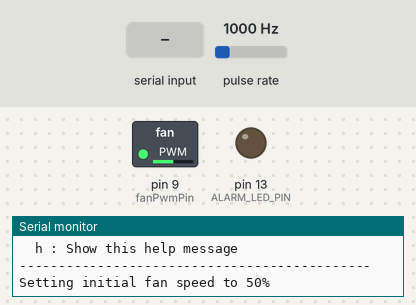
Recording of a program running on a simulated Arduino Uno, built with avr-gcc and run on an emulated ATmega328P. Parts: switched loads named in the program (green lamp = pin HIGH), output pins drawn as LEDs (lit = HIGH), the last lines printed to the serial monitor. Wiring (inferred from the names in the program): pulse sensor: data pin 2. The test bench sets the inputs (shaded band); at power-on: pulse rate 1000 Hz.

Above: at 0.5 s.
At 3.6 s:
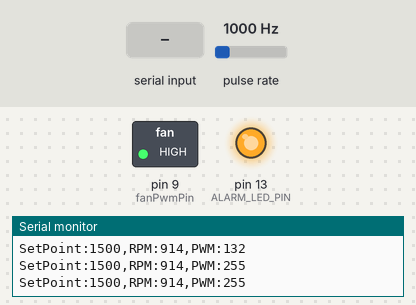
3.7 s: "d90\n" received over Serial
At 3.85 s:
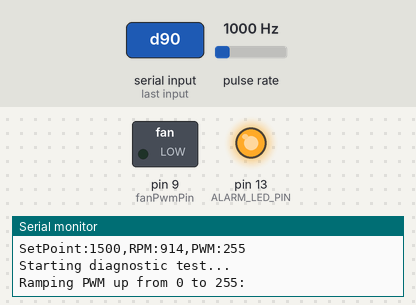
Timing chart, 0 to 12.7 s (numbered marks = the images above; inputs shaded):
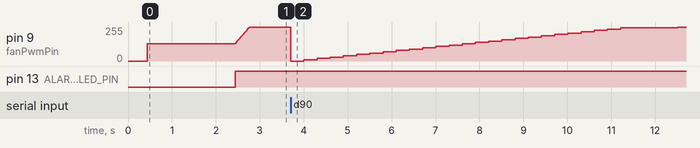

The program:

main.cpp
```cpp
#include <Arduino.h>
#include <stdio.h>
#include "pid_control.h"
#include "fan_control.h"
#include "tachometer.h"
#include "serial_monitor.h"
#include "user_interface.h"

// Pin definitions
#define PWM_PIN 9      // Blue wire (PWM)
#define TACH_PIN 2     // Yellow wire (tachometer)
#define ALARM_LED_PIN LED_BUILTIN

// PID and fan control parameters
#define INITIAL_SETPOINT 1500    // Initial target RPM
#define INITIAL_PWM_VALUE 128    // Initial PWM value (50%)
#define REPORT_INTERVAL 500      // Report data every 500ms
#define MAX_RPM_DEVIATION 300    // Maximum allowed RPM deviation before alarm

void setup() {
  // Initialize serial communication with stdio support
  SerialMonitor_Init();
  printf("Fan PID Control System Started\n");

  // Set up LED pin for alarm
  pinMode(ALARM_LED_PIN, OUTPUT);

  // Initialize fan control with PWM
  FanControl_Init(PWM_PIN);

  // Initialize tachometer for RPM measurement
  Tachometer_Init(TACH_PIN);

  // Initialize PID controller with tuning parameters
  PIDControl_Init(0.5, 0.2, 0.05);  // kp, ki, kd
  PIDControl_SetSetpoint(INITIAL_SETPOINT);

  // Initialize user interface
  UserInterface_Init();

  // Start fan at 50% speed and wait for it to start
  printf("Setting initial fan speed to 50%%\n");
  FanControl_SetSpeed(INITIAL_PWM_VALUE);

  // Allow time for the fan to start
  delay(2000);
}

void loop() {
  // Get current time
  unsigned long currentTime = millis();

  // Handle user interface (setpoint adjustments)
  UserInterface_Update();

  // Read current RPM from tachometer
  int currentRPM = Tachometer_GetRPM();

  // Update PID controller with current RPM
  PIDControl_SetInput(currentRPM);
  double pidOutput = PIDControl_Compute();

  // Set fan speed based on PID output
  FanControl_SetSpeed((int)pidOutput);

  // Check for large deviation and set alarm if needed
  int setpoint = PIDControl_GetSetpoint();
  if (abs(currentRPM - setpoint) > MAX_RPM_DEVIATION) {
    // Deviation too large, set alarm
    digitalWrite(ALARM_LED_PIN, HIGH);
  } else {
    digitalWrite(ALARM_LED_PIN, LOW);
  }

  // Report data periodically
  static unsigned long lastReportTime = 0;
  if (currentTime - lastReportTime >= REPORT_INTERVAL) {
    SerialMonitor_ReportData(setpoint, currentRPM, (int)pidOutput);
    lastReportTime = currentTime;
  }
}
```

fan_control.h
```cpp
#ifndef FAN_CONTROL_H
#define FAN_CONTROL_H

// Initialize fan control
void FanControl_Init(int pwmPin);

// Set fan speed (PWM value 0-255)
void FanControl_SetSpeed(int speed);

// Get current fan speed setting
int FanControl_GetSpeed();

#endif
```

pid_control.h
```cpp
#ifndef PID_CONTROL_H
#define PID_CONTROL_H

// Initialize PID controller with tuning parameters
void PIDControl_Init(double kp, double ki, double kd);

// Set the target value (setpoint)
void PIDControl_SetSetpoint(double setpoint);

// Get the current setpoint
double PIDControl_GetSetpoint();

// Set the current input value (measured value)
void PIDControl_SetInput(double input);

// Compute the PID output based on current input and setpoint
double PIDControl_Compute();

#endif
```

serial_monitor.h
```cpp
#ifndef SERIAL_MONITOR_H
#define SERIAL_MONITOR_H

#include <Arduino.h>
#include <stdio.h>

// Initialize serial communication with stdio support
void SerialMonitor_Init();

// Print a message to serial
void SerialMonitor_PrintMessage(const char* message);

// Report data for plotting
void SerialMonitor_ReportData(int setpoint, int rpm, int pwm);

// Setup FILE streams for stdin and stdout
extern FILE uart_output;
extern FILE uart_input;

#endif
```

tachometer.h
```cpp
#ifndef TACHOMETER_H
#define TACHOMETER_H

// Initialize tachometer
void Tachometer_Init(int tachPin);

// Get current RPM
int Tachometer_GetRPM();

#endif
```

user_interface.h
```cpp
#ifndef USER_INTERFACE_H
#define USER_INTERFACE_H

// Initialize user interface
void UserInterface_Init();

// Update user interface (check for inputs)
void UserInterface_Update();

#endif
```

fan_control.cpp
```cpp
#include "fan_control.h"
#include <Arduino.h>

static int fanPwmPin = 9;  // Default PWM pin
static int currentSpeed = 0;

void FanControl_Init(int pwmPin) {
  fanPwmPin = pwmPin;
  pinMode(fanPwmPin, OUTPUT);
  currentSpeed = 0;

  // Set PWM frequency to ~25kHz (for Timer1, pins 9 and 10)
  // For Arduino Uno/Nano, Timer1 controls pins 9 and 10
  if (fanPwmPin == 9 || fanPwmPin == 10) {
    // Set Timer1 to fast PWM mode (mode 14)
    // WGM13:0 = 1110 for fast PWM mode with ICR1 as TOP
    TCCR1A = _BV(COM1A1) | _BV(COM1B1) | _BV(WGM11);
    TCCR1B = _BV(WGM13) | _BV(WGM12) | _BV(CS10);  // No prescaler

    // Set TOP value for Timer1 to get ~25kHz
    // 16MHz / 25kHz = 640
    ICR1 = 640;

    // Initialize with 0 duty cycle directly
    if (fanPwmPin == 9) {
      OCR1A = 0;
    } else {
      OCR1B = 0;
    }
  } else {
    // For pins other than 9/10, use standard analogWrite
    analogWrite(fanPwmPin, currentSpeed);
  }
}

void FanControl_SetSpeed(int speed) {
  // Constrain speed to valid PWM range
  speed = constrain(speed, 0, 255);

  // Set PWM value
  if (fanPwmPin == 9) {
    // For pin 9 (OC1A), scale speed from 0-255 to 0-ICR1
    OCR1A = map(speed, 0, 255, 0, ICR1);
  } else if (fanPwmPin == 10) {
    // For pin 10 (OC1B), scale speed from 0-255 to 0-ICR1
    OCR1B = map(speed, 0, 255, 0, ICR1);
  } else {
    // For other pins, use standard analogWrite
    analogWrite(fanPwmPin, speed);
  }

  currentSpeed = speed;
}

int FanControl_GetSpeed() {
  return currentSpeed;
}
```

pid_control.cpp
```cpp
#include "pid_control.h"
#include <Arduino.h>

// PID variables
static double kp = 0.5;      // Proportional gain
static double ki = 0.2;      // Integral gain
static double kd = 0.05;     // Derivative gain
static double input = 0;     // Current input value (measured RPM)
static double setpoint = 1500; // Target value (desired RPM)
static double lastError = 0; // Previous error for derivative
static double integral = 0;  // Accumulated error for integral
static double output = 128;  // PID output - start at 50% duty cycle
static unsigned long lastTime = 0; // Last computation time

void PIDControl_Init(double p, double i, double d) {
  kp = p;
  ki = i;
  kd = d;
  input = 0;
  lastError = 0;
  integral = 0;
  output = 128; // Start at midpoint
  lastTime = millis();
}

void PIDControl_SetSetpoint(double sp) {
  setpoint = sp;
  // Reset integral term when setpoint changes to avoid overshooting
  integral = 0;
}

double PIDControl_GetSetpoint() {
  return setpoint;
}

void PIDControl_SetInput(double in) {
  input = in;
}

double PIDControl_Compute() {
  // Calculate time since last computation
  unsigned long now = millis();
  double timeChange = (double)(now - lastTime) / 1000.0; // Convert to seconds

  // Don't compute if no time has passed
  if (timeChange < 0.01) {
    return output;
  }

  // Calculate error
  double error = setpoint - input;

  // Calculate integral with anti-windup
  integral += error * timeChange;

  // Apply stricter limits to integral to prevent windup
  if (integral > 50) integral = 50;
  if (integral < -50) integral = -50;

  // Calculate derivative
  double derivative = 0;
  if (timeChange > 0) {
    derivative = (error - lastError) / timeChange;
  }

  // Calculate PID components
  double pTerm = kp * error;
  double iTerm = ki * integral;
  double dTerm = kd * derivative;

  // Calculate new output
  double newOutput = pTerm + iTerm + dTerm;

  // With simulated RPM, we can map this directly to PWM
  // Map from RPM error to PWM scale
  double pwmAdjustment = newOutput * 255.0 / 3000.0; // Scale based on max RPM

  // Apply smooth adjustment - 15% of change per cycle
  output += pwmAdjustment * 0.15;

  // Apply limits to output
  if (output > 255) output = 255;
  if (output < 60) output = 60;  // Minimum threshold to ensure fan runs

  // Occasionally print PID details for debugging
  static unsigned long lastDebugTime = 0;
  if (now - lastDebugTime > 5000) { // Every 5 seconds
    char buffer[120];
    sprintf(buffer, "PID Details - Error: %.1f, P: %.1f, I: %.1f, D: %.1f, Out: %.1f",
            error, pTerm, iTerm, dTerm, output);
    Serial.println(buffer);
    lastDebugTime = now;
  }

  // Save values for next computation
  lastError = error;
  lastTime = now;

  return output;
}
```

serial_monitor.cpp
```cpp
#include "serial_monitor.h"
#include <Arduino.h>
#include <stdio.h>

#define SERIAL_BAUD_RATE 9600

// Setup FILE streams for stdin and stdout
FILE uart_output;
FILE uart_input;

// Function to redirect printf to Serial
int uart_putchar(char c, FILE *stream) {
  Serial.write(c);
  return 0;
}

// Function to redirect stdin to Serial
int uart_getchar(FILE *stream) {
  while (!Serial.available());
  return Serial.read();
}

void SerialMonitor_Init() {
  // Initialize serial communication
  Serial.begin(SERIAL_BAUD_RATE);
  while (!Serial) {
    ; // Wait for serial port to connect
  }

  // Initialize stdio
  fdev_setup_stream(&uart_output, uart_putchar, NULL, _FDEV_SETUP_WRITE);
  fdev_setup_stream(&uart_input, NULL, uart_getchar, _FDEV_SETUP_READ);
  stdout = &uart_output;
  stdin = &uart_input;

  delay(100);
}

void SerialMonitor_PrintMessage(const char* message) {
  printf("%s\n", message);
}

void SerialMonitor_ReportData(int setpoint, int rpm, int pwm) {
  // Format for Arduino Serial Plotter
  printf("SetPoint:%d,RPM:%d,PWM:%d\n", setpoint, rpm, pwm);
}
```

tachometer.cpp
```cpp
#include "tachometer.h"
#include <Arduino.h>

// Constants
#define FILTER_SIZE 5 // Size of moving average filter
#define FAN_POLES 2   // Most PC fans have 2 poles (2 pulses per revolution)

// Variables
static int tachometerPin = 2;  // Default tachometer pin
static int currentRPM = 0;
static volatile unsigned long pulseCount = 0;
static unsigned long lastMeasurementTime = 0;
static const unsigned long measurementInterval = 1000; // 1 second

// Filter variables
static int rpmReadings[FILTER_SIZE];
static int readIndex = 0;
static int rpmTotal = 0;

// Interrupt handler for tachometer pulses
void countPulse() {
  pulseCount++;
}

void Tachometer_Init(int tachPin) {
  tachometerPin = tachPin;
  pinMode(tachometerPin, INPUT_PULLUP);

  // Initialize the moving average filter
  for (int i = 0; i < FILTER_SIZE; i++) {
    rpmReadings[i] = 0;
  }
  rpmTotal = 0;
  readIndex = 0;

  // Attach interrupt to count pulses
  attachInterrupt(digitalPinToInterrupt(tachometerPin), countPulse, FALLING);

  printf("Tachometer initialized on pin %d\n", tachometerPin);
}

int Tachometer_GetRPM() {
  unsigned long currentTime = millis();

  // Update RPM measurement every measurementInterval
  if (currentTime - lastMeasurementTime >= measurementInterval) {
    // Calculate RPM: (pulses * 60) / (time in seconds * poles)
    // Detach interrupt temporarily to avoid race conditions
    detachInterrupt(digitalPinToInterrupt(tachometerPin));

    // Calculate RPM
    int rpm = (pulseCount * 60) / (FAN_POLES);

    // Reset pulse counter
    pulseCount = 0;

    // Reattach interrupt
    attachInterrupt(digitalPinToInterrupt(tachometerPin), countPulse, FALLING);

    // Update filter
    rpmTotal = rpmTotal - rpmReadings[readIndex];
    rpmReadings[readIndex] = rpm;
    rpmTotal = rpmTotal + rpm;
    readIndex = (readIndex + 1) % FILTER_SIZE;

    // Calculate filtered RPM
    currentRPM = rpmTotal / FILTER_SIZE;

    lastMeasurementTime = currentTime;
  }

  return currentRPM;
}
```

user_interface.cpp
```cpp
#include "user_interface.h"
#include "pid_control.h"
#include "fan_control.h"
#include "tachometer.h"
#include <Arduino.h>
#include <stdio.h>

#define MAX_RPM 3000
#define MIN_RPM 500
#define RPM_STEP 100
#define COMMAND_BUFFER_SIZE 10

// Buffer for parsing commands
static char commandBuffer[COMMAND_BUFFER_SIZE];
static int bufferPos = 0;

void UserInterface_Init() {
  // Initialize built-in LED for alarm
  pinMode(LED_BUILTIN, OUTPUT);

  // Display initial help message
  printf("\n--- Fan Control System ---\n");
  printf("Available commands:\n");
  printf("  + : Increase target RPM by 100\n");
  printf("  - : Decrease target RPM by 100\n");
  printf("  rXXXX : Set target RPM to XXXX (e.g., r2000)\n");
  printf("  d : Run diagnostic test\n");
  printf("  p : Print current parameters\n");
  printf("  h : Show this help message\n");
  printf("---------------------------------------------\n");
}

void UserInterface_Update() {
  // Check for serial input to adjust setpoint
  while (Serial.available() > 0) {
    char input = Serial.read();

    // Simple single-character commands
    if (input == '+' || input == '-' || input == 'd' || input == 'D' || input == 'p' || input == 'P' || input == 'h' || input == 'H') {
      // Reset command buffer
      bufferPos = 0;
      memset(commandBuffer, 0, COMMAND_BUFFER_SIZE);

      // Current setpoint
      double currentSetpoint = PIDControl_GetSetpoint();

      // Adjust setpoint based on input
      if (input == '+') {
        // Increase setpoint
        double newSetpoint = min(currentSetpoint + RPM_STEP, (double)MAX_RPM);
        PIDControl_SetSetpoint(newSetpoint);

        // Notify user
        printf("New setpoint: %.0f RPM\n", newSetpoint);
      }
      else if (input == '-') {
        // Decrease setpoint
        double newSetpoint = max(currentSetpoint - RPM_STEP, (double)MIN_RPM);
        PIDControl_SetSetpoint(newSetpoint);

        // Notify user
        printf("New setpoint: %.0f RPM\n", newSetpoint);
      }
      else if (input == 'd' || input == 'D') {
        // Run diagnostic test - slowly ramp PWM up and down
        printf("Starting diagnostic test...\n");

        // Save current PID output
        int savedPWM = FanControl_GetSpeed();

        // Ramp up slowly
        printf("Ramping PWM up from 0 to 255:\n");
        for (int pwm = 0; pwm <= 255; pwm += 10) {
          FanControl_SetSpeed(pwm);
          delay(300);  // Give time for fan to respond
          int rpm = Tachometer_GetRPM();
          printf("PWM: %d, RPM: %d\n", pwm, rpm);
        }

        delay(1000);  // Hold at max

        // Ramp down slowly
        printf("Ramping PWM down from 255 to 0:\n");
        for (int pwm = 255; pwm >= 0; pwm -= 10) {
          FanControl_SetSpeed(pwm);
          delay(300);  // Give time for fan to respond
          int rpm = Tachometer_GetRPM();
          printf("PWM: %d, RPM: %d\n", pwm, rpm);
        }

        // Restore original PWM
        printf("Diagnostic test complete, resuming normal operation\n");
        FanControl_SetSpeed(savedPWM);
      }
      else if (input == 'p' || input == 'P') {
        // Print current parameters
        printf("Current system parameters:\n");
        printf("Setpoint: %.0f RPM, Current RPM: %d, PWM: %d\n",
               PIDControl_GetSetpoint(), Tachometer_GetRPM(), FanControl_GetSpeed());
      }
      else if (input == 'h' || input == 'H') {
        // Show help message
        printf("\n--- Fan Control System ---\n");
        printf("Available commands:\n");
        printf("  + : Increase target RPM by 100\n");
        printf("  - : Decrease target RPM by 100\n");
        printf("  rXXXX : Set target RPM to XXXX (e.g., r2000)\n");
        printf("  d : Run diagnostic test\n");
        printf("  p : Print current parameters\n");
        printf("  h : Show this help message\n");
        printf("---------------------------------------------\n");
      }
    }
    // Command that requires parsing (r for direct RPM setting)
    else {
      // Add to buffer if not newline or carriage return
      if (input != '\n' && input != '\r') {
        if (bufferPos < COMMAND_BUFFER_SIZE - 1) {
          commandBuffer[bufferPos++] = input;
          commandBuffer[bufferPos] = '\0';
        }
      }
      // Process the command when newline is received
      else if (bufferPos > 0) {
        // Process RPM setting command
        if (commandBuffer[0] == 'r' || commandBuffer[0] == 'R') {
          // Parse the number after 'r'
          int targetRpm = atoi(commandBuffer + 1);

          // Ensure it's within valid range
          if (targetRpm >= MIN_RPM && targetRpm <= MAX_RPM) {
            PIDControl_SetSetpoint(targetRpm);
            printf("Target RPM set to: %d\n", targetRpm);
          } else {
            printf("Invalid RPM value. Please use a value between %d and %d\n", MIN_RPM, MAX_RPM);
          }
        }

        // Reset buffer after processing
        bufferPos = 0;
        memset(commandBuffer, 0, COMMAND_BUFFER_SIZE);
      }
    }
  }
}
```
